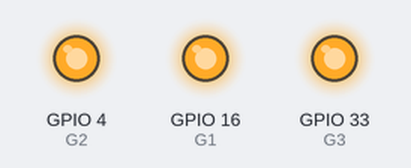
Bench run of a sketch on a simulated ESP32. On the bench: output pins drawn as LEDs (lit = HIGH). Random numbers use the default seed unless the sketch sets one; pins used as bus, display or sensor lines are not drawn.

Above: at 0.1 s.
At 1.1 s:
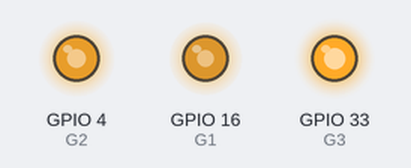
At 7.1 s:
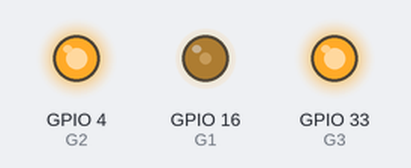
At 16.1 s:
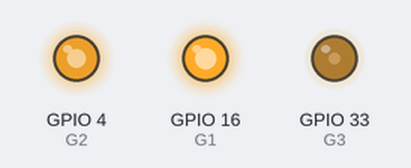
At 26.1 s:
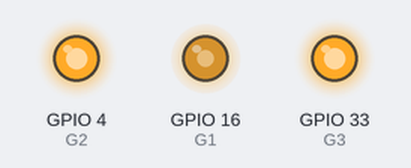
At 39.1 s:
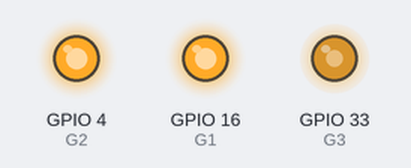
Timing chart, 0 to 40.0 s (numbered marks = the images above):
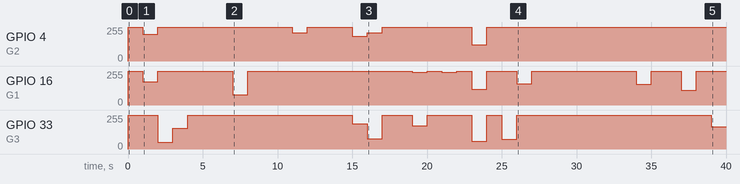

Measured:
- by itself, GPIO 4 (G2): 0/255 → 255/255 at 0.00 s, → 202/255 1.0 s later, → 255/255 1.0 s later, → 211/255 9.0 s later, … (14 changes in this stretch)
- by itself, GPIO 16 (G1): 0/255 → 255/255 at 0.00 s, → 176/255 1.0 s later, → 255/255 1.0 s later, → 78/255 5.0 s later, … (19 changes in this stretch)

The sketch:

LED_RGB_TEST.ino
```cpp
#define R1 17
#define G1 16

#define R2 15
#define G2 4

#define R3 2
#define G3 33

void setup() {
  // Cấu hình tất cả chân là OUTPUT
  pinMode(R1, OUTPUT);
  pinMode(G1, OUTPUT);
  pinMode(R2, OUTPUT);
  pinMode(G2, OUTPUT);
  pinMode(R3, OUTPUT);
  pinMode(G3, OUTPUT);
}

void loop() {
  // LED 1 - màu ngẫu nhiên
  analogWrite(R1, random(0,1023));
  analogWrite(G1, random(0,1023));

  // LED 2 - màu ngẫu nhiên
  analogWrite(R2, random(0,1023));
  analogWrite(G2, random(0,1023));

  // LED 3 - màu ngẫu nhiên
  analogWrite(R3, random(0,1023));
  analogWrite(G3, random(0,1023));

  delay(1000); // đổi màu sau mỗi giây
}
```
